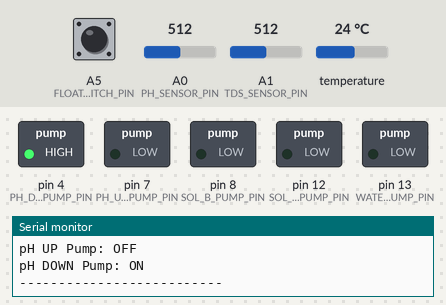
The sketch below on a simulated Arduino Uno, built with avr-gcc and run on an emulated ATmega328P. Parts: switched loads named in the sketch (green lamp = pin HIGH), the last lines printed to the serial monitor. The inputs (shaded band) are chosen by the test bench; at power-on: A0 (PH_SENSOR_PIN) = 512, A1 (TDS_SENSOR_PIN) = 512, A5 (FLOAT_SWITCH_PIN) HIGH, temperature 24 °C.

Above: at 1.5 s.
1.6 s: A0 (PH_SENSOR_PIN) set to 716
At 5.1 s:
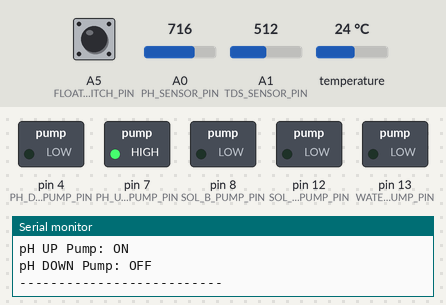
5.6 s: A1 (TDS_SENSOR_PIN) set to 396
8.4 s: A1 (TDS_SENSOR_PIN) set to 368
At 10.9 s:
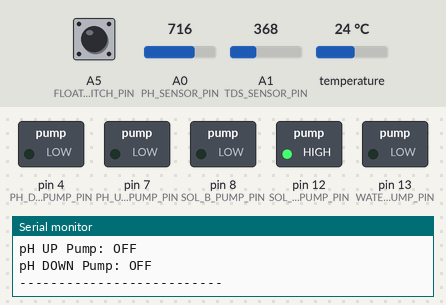
11.8 s: A5 (FLOAT_SWITCH_PIN) pulled LOW for 1 s
At 14.3 s:
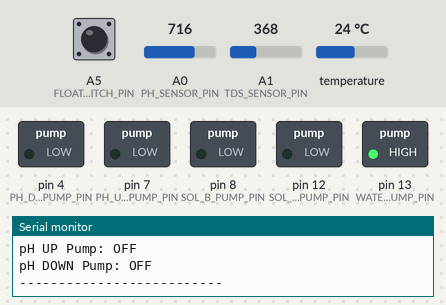
18.0 s: A5 (FLOAT_SWITCH_PIN) pulled LOW for 3.2 s
At 23.7 s:
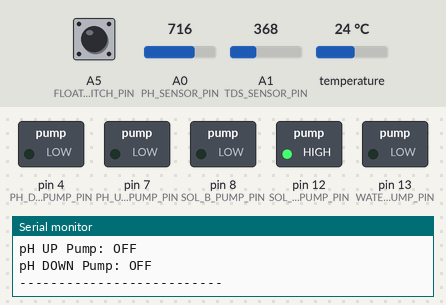
24.2 s: temperature set to 23.1 °C
27.0 s: temperature set to 22.2 °C
At 29.5 s:
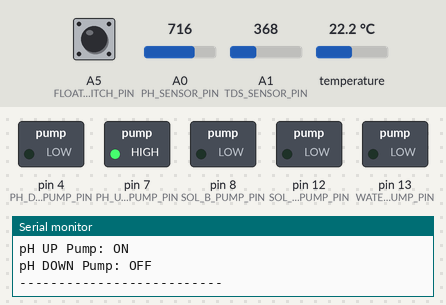
Timing chart, 0 to 31.0 s (numbered marks = the images above; inputs shaded):
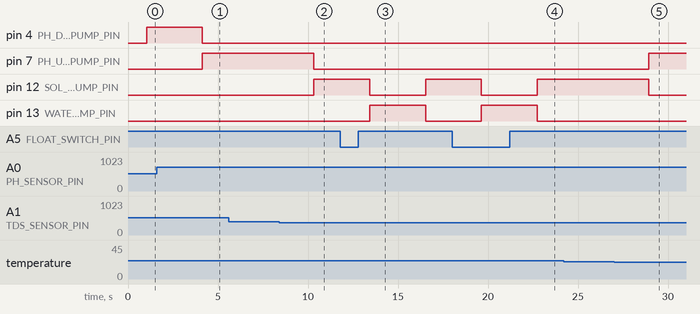

Measured:
- the behaviour switches between 379 and 378 on A1 (TDS_SENSOR_PIN) (found by bisection; images 1 and 2)
- the behaviour switches between 22.7 and 22.6 °C on temperature (found by bisection; images 4 and 5)
- after the input at 1.6 s, pin 4 (PH_DOWN_PUMP_PIN): HIGH → LOW after 2.5 s; pin 7 (PH_UP_PUMP_PIN): LOW → HIGH after 2.5 s
- after the input at 8.4 s, pin 7 (PH_UP_PUMP_PIN): HIGH → LOW after 1.9 s; pin 12 (SOL_A_PUMP_PIN): LOW → HIGH after 1.9 s
- after the input at 11.8 s, pin 12 (SOL_A_PUMP_PIN): HIGH → LOW after 1.6 s, → HIGH 3.1 s later; pin 13 (WATER_PUMP_PIN): LOW → HIGH after 1.6 s, → LOW 3.1 s later
- after the input at 18.0 s, pin 12 (SOL_A_PUMP_PIN): HIGH → LOW after 1.6 s, → HIGH 3.1 s later; pin 13 (WATER_PUMP_PIN): LOW → HIGH after 1.6 s, → LOW 3.1 s later
- after the input at 27.0 s, pin 7 (PH_UP_PUMP_PIN): LOW → HIGH after 1.9 s; pin 12 (SOL_A_PUMP_PIN): HIGH → LOW after 1.9 s

The sketch:

testing.ino
```cpp
// Pin definitions
#define WATER_PUMP_PIN 13
#define SOL_A_PUMP_PIN 12
#define SOL_B_PUMP_PIN 8
#define PH_UP_PUMP_PIN 7
#define PH_DOWN_PUMP_PIN 4
#define FLOAT_SWITCH_PIN A5
#define TDS_SENSOR_PIN A1
#define PH_SENSOR_PIN A0
#define ONE_WIRE_BUS 2

#include <OneWire.h>
#include <DallasTemperature.h>

// TDS sensor variables
#define VREF 5.0
#define SCOUNT  30
int analogBuffer[SCOUNT];
int analogBufferTemp[SCOUNT];
int analogBufferIndex = 0;
float averageVoltage = 0;
float tdsValue = 0;
float temperature = 25; // default, will update from temp sensor

// pH sensor variables
float calibration_value = 21.34;
int buffer_arr[10], temp;

// Temperature sensor
OneWire oneWire(ONE_WIRE_BUS);
DallasTemperature sensors(&oneWire);

void setup() {
  Serial.begin(9600);
  pinMode(WATER_PUMP_PIN, OUTPUT);
  pinMode(SOL_A_PUMP_PIN, OUTPUT);
  pinMode(SOL_B_PUMP_PIN, OUTPUT);
  pinMode(PH_UP_PUMP_PIN, OUTPUT);
  pinMode(PH_DOWN_PUMP_PIN, OUTPUT);
  pinMode(FLOAT_SWITCH_PIN, INPUT_PULLUP);
  pinMode(TDS_SENSOR_PIN, INPUT);
  sensors.begin();
  // Turn off all pumps initially
  digitalWrite(WATER_PUMP_PIN, LOW);
  digitalWrite(SOL_A_PUMP_PIN, LOW);
  digitalWrite(SOL_B_PUMP_PIN, LOW);
  digitalWrite(PH_UP_PUMP_PIN, LOW);
  digitalWrite(PH_DOWN_PUMP_PIN, LOW);
}

// Helper: Median filter for TDS
int getMedianNum(int bArray[], int iFilterLen){
  int bTab[iFilterLen];
  for (byte i = 0; i<iFilterLen; i++) bTab[i] = bArray[i];
  int i, j, bTemp;
  for (j = 0; j < iFilterLen - 1; j++) {
    for (i = 0; i < iFilterLen - j - 1; i++) {
      if (bTab[i] > bTab[i + 1]) {
        bTemp = bTab[i];
        bTab[i] = bTab[i + 1];
        bTab[i + 1] = bTemp;
      }
    }
  }
  if ((iFilterLen & 1) > 0) {
    bTemp = bTab[(iFilterLen - 1) / 2];
  } else {
    bTemp = (bTab[iFilterLen / 2] + bTab[iFilterLen / 2 - 1]) / 2;
  }
  return bTemp;
}

void loop() {
  // 1. Read Water Level
  bool waterLow = (digitalRead(FLOAT_SWITCH_PIN) == LOW);
  Serial.print("Water Level: "); Serial.println(waterLow ? "LOW" : "OK");

  // 2. Read Temperature
  sensors.requestTemperatures();
  temperature = sensors.getTempCByIndex(0);
  Serial.print("Temperature: "); Serial.print(temperature); Serial.println(" C");

  // 3. Read TDS
  for (int i = 0; i < SCOUNT; i++) {
    analogBuffer[i] = analogRead(TDS_SENSOR_PIN);
    delay(5);
  }
  averageVoltage = getMedianNum(analogBuffer, SCOUNT) * (float)VREF / 1024.0;
  float compensationCoefficient = 1.0 + 0.02 * (temperature - 25.0);
  float compensationVoltage = averageVoltage / compensationCoefficient;
  tdsValue = (133.42 * compensationVoltage * compensationVoltage * compensationVoltage
              - 255.86 * compensationVoltage * compensationVoltage
              + 857.39 * compensationVoltage) * 0.5;
  Serial.print("TDS Value: "); Serial.print(tdsValue, 0); Serial.println(" ppm");

  // 4. Read pH
  for (int i = 0; i < 10; i++) {
    buffer_arr[i] = analogRead(PH_SENSOR_PIN);
    delay(10);
  }
  // Sort
  for (int i = 0; i < 9; i++) {
    for (int j = i + 1; j < 10; j++) {
      if (buffer_arr[i] > buffer_arr[j]) {
        temp = buffer_arr[i];
        buffer_arr[i] = buffer_arr[j];
        buffer_arr[j] = temp;
      }
    }
  }
  unsigned long avgval = 0;
  for (int i = 2; i < 8; i++) avgval += buffer_arr[i];
  float volt = (float)avgval * 5.0 / 1024 / 6;
  float ph_act = -5.70 * volt + calibration_value;
  Serial.print("pH Value: "); Serial.println(ph_act);

  // --- Pump Logic ---
  // Only one pump can be ON at a time (priority: Water > Sol A > Sol B > pH UP > pH DOWN)
  // Turn all pumps OFF first
  digitalWrite(WATER_PUMP_PIN, LOW);
  digitalWrite(SOL_A_PUMP_PIN, LOW);
  digitalWrite(SOL_B_PUMP_PIN, LOW);
  digitalWrite(PH_UP_PUMP_PIN, LOW);
  digitalWrite(PH_DOWN_PUMP_PIN, LOW);

  float tdsSetpoint = 800; // example setpoint

  // Main pump control logic - properly structured if/else chain
  if (waterLow) {
    digitalWrite(WATER_PUMP_PIN, HIGH);
    Serial.println("Water Pump: ON");
    Serial.println("Solution A Pump: OFF");
    Serial.println("Solution B Pump: OFF");
    Serial.println("pH UP Pump: OFF");
    Serial.println("pH DOWN Pump: OFF");
  } else if (tdsValue < tdsSetpoint) {
    digitalWrite(SOL_A_PUMP_PIN, HIGH);
    Serial.println("Water Pump: OFF");
    Serial.println("Solution A Pump: ON");
    Serial.println("Solution B Pump: OFF");
    Serial.println("pH UP Pump: OFF");
    Serial.println("pH DOWN Pump: OFF");
  } else if (ph_act < 5.75) {
    digitalWrite(PH_UP_PUMP_PIN, HIGH);
    Serial.println("Water Pump: OFF");
    Serial.println("Solution A Pump: OFF");
    Serial.println("Solution B Pump: OFF");
    Serial.println("pH UP Pump: ON");
    Serial.println("pH DOWN Pump: OFF");
  } else if (ph_act > 6.75) {
    digitalWrite(PH_DOWN_PUMP_PIN, HIGH);
    Serial.println("Water Pump: OFF");
    Serial.println("Solution A Pump: OFF");
    Serial.println("Solution B Pump: OFF");
    Serial.println("pH UP Pump: OFF");
    Serial.println("pH DOWN Pump: ON");
  } else {
    Serial.println("Water Pump: OFF");
    Serial.println("Solution A Pump: OFF");
    Serial.println("Solution B Pump: OFF");
    Serial.println("pH UP Pump: OFF");
    Serial.println("pH DOWN Pump: OFF");
  }

  Serial.println("--------------------------");
  delay(2000); // Wait 2 seconds before next cycle
}
```
